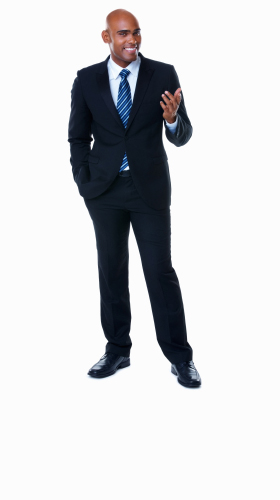
#> input picture Week_3_IT_534/images/clancy_stuart.jpg, 280 x 500 px
$ python image_process.py
#> lines starting #> are read from the running program, lines starting #| are printed output that depends on the picture
from PIL import Image
from PIL import ExifTags
from PIL import ImageFont
from PIL import ImageDraw


my_image = Image.open("clancy_stuart.jpg")
#> my_image is the input picture: PIL image 280x500 RGB; mean R, G, B 209.4, 210.3, 212.4

print(my_image.size)
#| (280, 500)
exif_data = {}
for key, value in my_image._getexif().items():
    if key in ExifTags.TAGS:
        exif_data[ExifTags.TAGS[key]] = value
#> this loop made 10 passes
#> (key, value) on passes 1, 2, 3, 4, 5, 8, 9, 10: (296, 2), (34665, 168), (305, 'Adobe Photoshop 21.0 (Windows)'), (274, 1), (306, '2019:12:10 16:06:14'), (40961, 1), (40962, 280), (40963, 500)
#> key on passes 6 to 7: 282, 283
#> after the loop, exif_data = 10 items
#print(exif_data)

draw_text = ImageDraw.Draw(my_image)
font = ImageFont.truetype("Syne-Regular.otf", 24)
draw_text.text((0,0), "Sample Text",(255, 0, 0) , font)
my_image.save("sample-output_files.jpg")
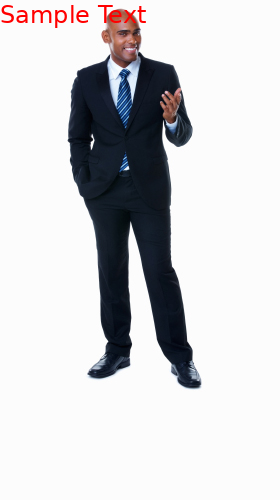
#> saved as sample-output_files.jpg: PIL image 280x500 RGB; mean R, G, B 209.5, 209.1, 211.2

$ run again, with Week_3_IT_534/images/erik_headly.jpg copied over Week_3_IT_534/images/clancy_stuart.jpg
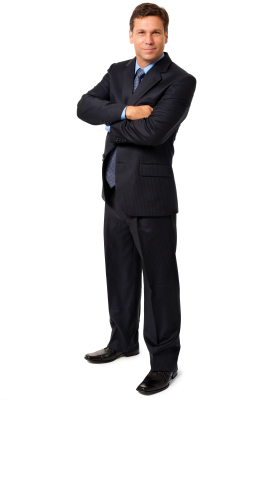
#> input picture Week_3_IT_534/images/erik_headly.jpg, 280 x 500 px
#> my_image is the input picture: PIL image 280x500 RGB; mean R, G, B 216.1, 215, 215.6
#| (280, 500)
#> the loop `for key, value in my_image._getexif().items():` made 10 passes
#> (key, value) on passes 1, 2, 3, 4, 5, 8, 9, 10: (296, 2), (34665, 168), (305, 'Adobe Photoshop 21.0 (Windows)'), (274, 1), (306, '2019:12:10 16:14:38'), (40961, 1), (40962, 280), (40963, 500)
#> after the loop `for key, value in my_image._getexif().items():`: exif_data = 10 items
#> `my_image.save("sample-output_files.jpg")`:
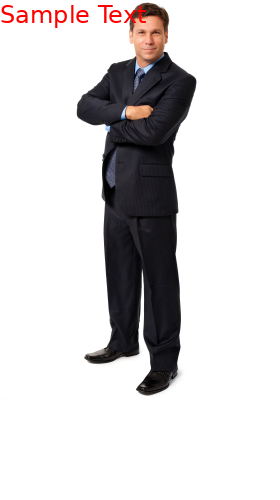
#> saved as sample-output_files.jpg: PIL image 280x500 RGB; mean R, G, B 216.2, 213.7, 214.3
